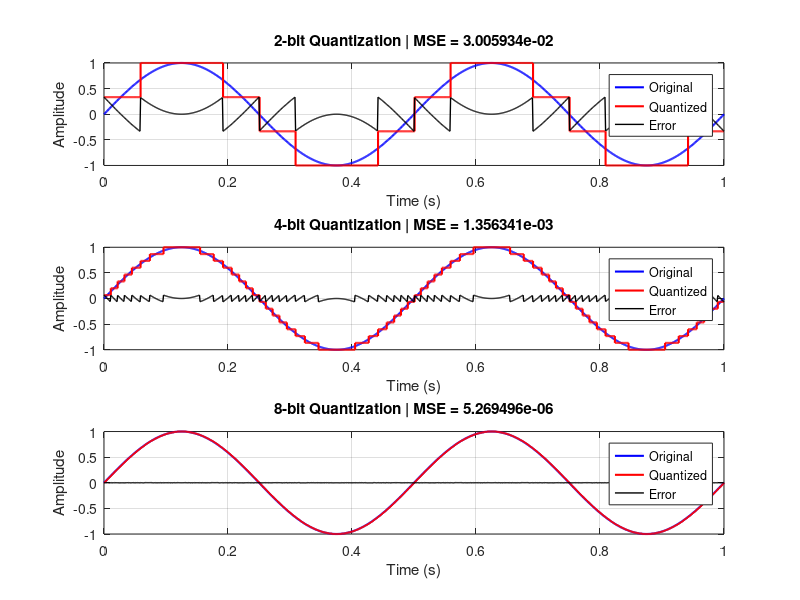

MATLAB code to generate this figure:
clc;
clear;
close all;

% Original Signal
t = 0:0.001:1;
x = sin(4*pi*t);

% Bit Resolutions
bits = [2 4 8];

figure;

for i = 1:3

    b = bits(i);

    % Number of Quantization Levels
    L = 2^b - 1;

    % Quantization
    xq = round((x + 1)/2 * L) / L * 2 - 1;

    % Quantization Error
    e = xq - x;

    subplot(3,1,i)

    plot(t,x,'b','LineWidth',1.5)
    hold on
    stairs(t,xq,'r','LineWidth',1.5)
    plot(t,e,'k','LineWidth',1)

    grid on

    title(sprintf('%d-bit Quantization | MSE = %e', ...
          b, mean(e.^2)))

    xlabel('Time (s)')
    ylabel('Amplitude')

    legend('Original','Quantized','Error',...
           'Location','northeast')

end
